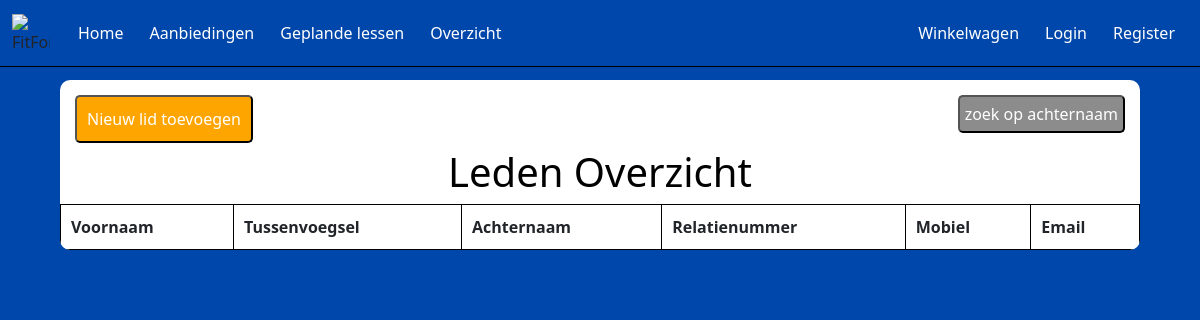
/LedenOverzicht/LedenOverzicht.php, run on an earlier commit of the app's database.
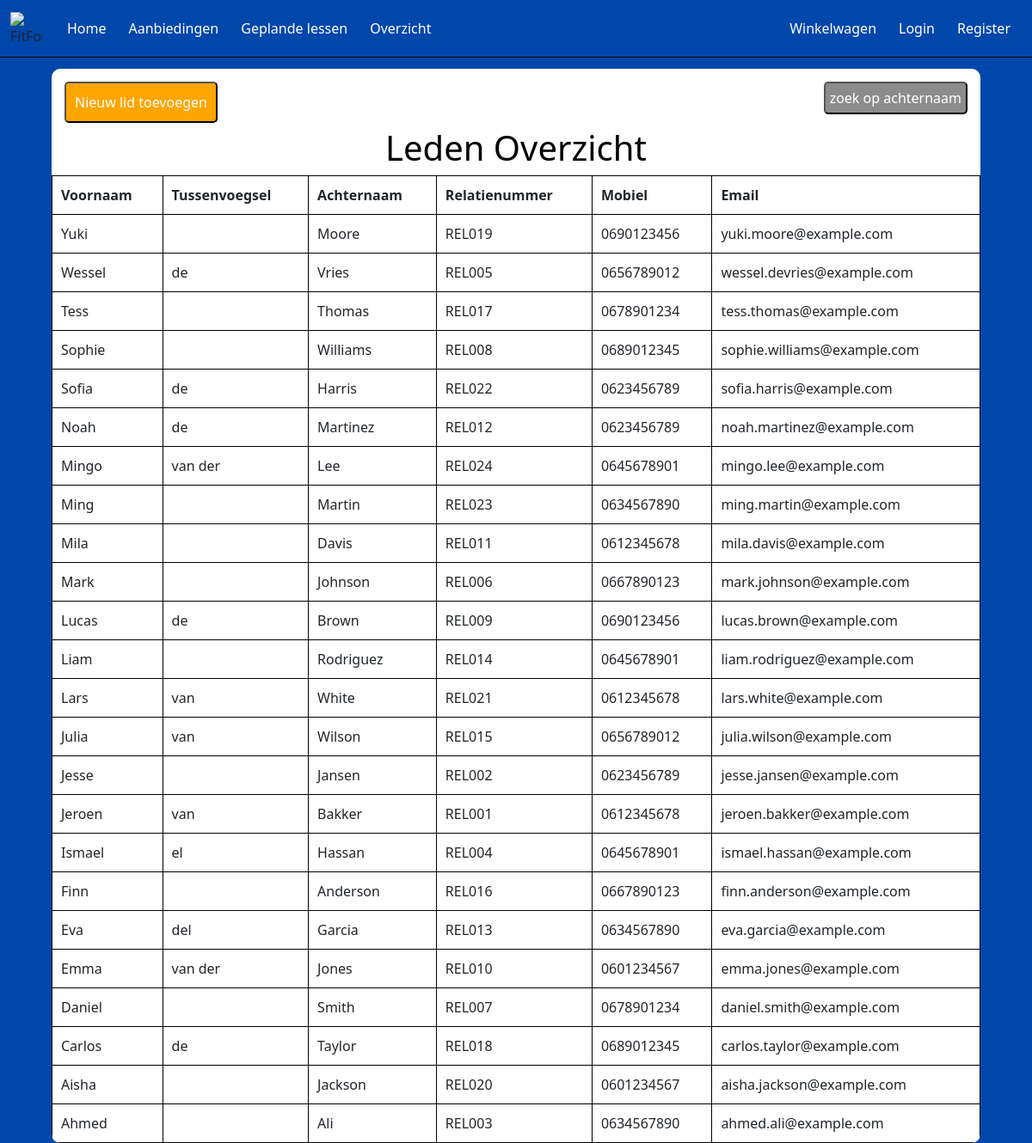
And on a later commit of the database.
### tables this page shows
CREATE TABLE LedenOverzicht
(
    Id               TINYINT(3)          UNSIGNED           NOT NULL   AUTO_INCREMENT,
    Voornaam         VARCHAR(150)                           NOT NULL,
    Tussenvoegsel    VARCHAR(50)                            NULL,
    Achternaam       VARCHAR(150)                           NOT NULL,
    Relatienummer    VARCHAR(50)                            NOT NULL,
    Mobiel           VARCHAR(180)                           NOT NULL,
    Email            VARCHAR(255)                           NOT NULL,
    IsActief         BIT                                    NOT NULL    DEFAULT 1,
    Opmerking        VARCHAR(255)                           NULL        DEFAULT NULL,
    DatumAangemaakt  DATETIME(6)                            NOT NULL,
    DatumGewijzigd   DATETIME(6)                            NOT NULL,
    CONSTRAINT       PK_LedenOverzicht_Id                   PRIMARY KEY CLUSTERED(Id)
);

### LedenOverzicht/LedenOverzicht.php (the view, shortened to what this page needs)
<?php
include('config.php');
$dsn = "mysql:host=$dbHost;dbname=$dbName;charset=UTF8";
$pdo = new PDO($dsn, $dbUser, $dbPass);
$sql = "SELECT  LDOZ.Voornaam,
                                        LDOZ.Tussenvoegsel,
                                        LDOZ.Achternaam,
                                        LDOZ.Relatienummer,
                                        LDOZ.Mobiel,
                                        LDOZ.Email
                                FROM ledenoverzicht AS LDOZ
                                ORDER BY LDOZ.Voornaam DESC";
$statement = $pdo->prepare($sql);
$statement->execute();
$result = $statement->fetchAll(PDO::FETCH_OBJ);
?>
<!DOCTYPE html>
<html lang="en">
<head>
  <link rel="stylesheet" href="style.css">
  <link href="https://cdn.jsdelivr.net/npm/bootstrap@5.3.3/dist/css/bootstrap.min.css" rel="stylesheet"
>
</head>
<body>
  <nav class="navbar navbar-expand-lg fixed-top">
    <div class="container-fluid">
      <img class="logo"
        src="https://www.burda-forward.de/files/images/03_Media/Brands/FitForFun/BF_Media_Brands_FitForFun_logo.png"
        alt="FitForFun Logo">
      <div class="collapse navbar-collapse" id="navbarNav">
        <ul class="navbar-nav me-auto">
          <li class="nav-item">
            <a class="nav-link" href="../Homepagina/index.php">Home</a>
          </li>
          <li class="nav-item">
            <a class="nav-link" href="../AanbiedingenPagina/aanbiedingen.php">Aanbiedingen</a>
          </li>
          <li class="nav-item">
            <a class="nav-link" href="../Geplande-lessen/index.php">Geplande lessen</a>
          </li>
          <li class="nav-item">
            <a class="nav-link" href="../AccountsOverzicht/login.php">Overzicht</a>
          </li>
        </ul>
        <ul class="navbar-nav">
          <li class="nav-item">
            <a class="nav-link" href="#"><i class="bi bi-cart"></i> Winkelwagen</a>
          </li>
          <li class="nav-item">
            <a class="nav-link" href="#">Login</a>
          </li>
          <li class="nav-item">
            <a class="nav-link" href="#">Register</a>
          </li>
        </ul>
      </div>
    </div>
  </nav>
  <div class="background">
  <button class="createbutton" onclick="window.location.href='create.php'">Nieuw lid toevoegen</button>
  <button class="searchbutton" onclick="toggleSearch()">zoek op achternaam</button>
    <h1>Leden Overzicht</h1>
    <table border="1">
      <tr>
        <th>Voornaam</th>
        <th>Tussenvoegsel</th>
        <th>Achternaam</th>
        <th>Relatienummer</th>
        <th>Mobiel</th>
        <th>Email</th>
      </tr>
      <?php foreach ($result as $row): ?>
        <tr>
          <td><?php echo htmlspecialchars($row->Voornaam); ?></td>
          <td><?php echo htmlspecialchars($row->Tussenvoegsel ?? ''); ?></td>
          <td><?php echo htmlspecialchars($row->Achternaam); ?></td>
          <td><?php echo htmlspecialchars($row->Relatienummer); ?></td>
          <td><?php echo htmlspecialchars($row->Mobiel); ?></td>
          <td><?php echo htmlspecialchars($row->Email); ?></td>
        </tr>
      <?php endforeach; ?>
    </table>
  </div>
</body>
</html>

### LedenOverzicht/style.css (style rules this page uses)
body { font-family: Arial, sans-serif; background-color: #0047AB !important; background-size: cover; background-position: center; padding-top: 80px; }
h1 { color: rgb(0, 0, 0) !important; text-align: center; }
.navbar { background-color: #0047AB; border-bottom: 1px solid black; }
.navbar .logo { width: 38px; height: 38px; margin-right: 15px; }
.nav-item { color: white; margin: 5px; }
.nav-link { color: white !important; }
.background { background: rgb(255, 255, 255); width: 90%; max-width: 1200px; margin: 0 auto; overflow-x: auto; border-radius: 10px; position: relative; }
table { width: 100%; border-collapse: separate; border-spacing: 0 15px; }
table th, table td { padding: 10px; border: 1px solid black; text-align: left; }
.createbutton { position: relative; top: 5px; left: 5px; background-color: #FFA500; color: white; padding: 10px 10px; border-radius: 5px; text-decoration: none; margin: 10px; }
.searchbutton { position: absolute; top: 5px; right: 5px; background-color: #8c8c8c; color: white; padding: 5px 5px; border-radius: 5px; text-decoration: none; margin: 10px; }

What changed in the data, as far as the page shows it:
added ledenoverzicht: Voornaam "Yuki", Achternaam "Moore", Relatienummer "REL019", Mobiel "0690123456", Email "yuki.moore@example.com"
added ledenoverzicht: Voornaam "Wessel", Tussenvoegsel "de", Achternaam "Vries", Relatienummer "REL005", Mobiel "0656789012", Email "wessel.devries@example.com"
added ledenoverzicht: Voornaam "Tess", Achternaam "Thomas", Relatienummer "REL017", Mobiel "0678901234", Email "tess.thomas@example.com"
added ledenoverzicht: Voornaam "Sophie", Achternaam "Williams", Relatienummer "REL008", Mobiel "0689012345", Email "sophie.williams@example.com"
added ledenoverzicht: Voornaam "Sofia", Tussenvoegsel "de", Achternaam "Harris", Relatienummer "REL022", Mobiel "0623456789", Email "sofia.harris@example.com"
added ledenoverzicht: Voornaam "Noah", Tussenvoegsel "de", Achternaam "Martinez", Relatienummer "REL012", Mobiel "0623456789", Email "noah.martinez@example.com"
added ledenoverzicht: Voornaam "Mingo", Tussenvoegsel "van der", Achternaam "Lee", Relatienummer "REL024", Mobiel "0645678901", Email "mingo.lee@example.com"
added ledenoverzicht: Voornaam "Ming", Achternaam "Martin", Relatienummer "REL023", Mobiel "0634567890", Email "ming.martin@example.com"
added ledenoverzicht: Voornaam "Mila", Achternaam "Davis", Relatienummer "REL011", Mobiel "0612345678", Email "mila.davis@example.com"
added ledenoverzicht: Voornaam "Mark", Achternaam "Johnson", Relatienummer "REL006", Mobiel "0667890123", Email "mark.johnson@example.com"
added ledenoverzicht: Voornaam "Lucas", Tussenvoegsel "de", Achternaam "Brown", Relatienummer "REL009", Mobiel "0690123456", Email "lucas.brown@example.com"
added ledenoverzicht: Voornaam "Liam", Achternaam "Rodriguez", Relatienummer "REL014", Mobiel "0645678901", Email "liam.rodriguez@example.com"
added ledenoverzicht: Voornaam "Lars", Tussenvoegsel "van", Achternaam "White", Relatienummer "REL021", Mobiel "0612345678", Email "lars.white@example.com"
added ledenoverzicht: Voornaam "Julia", Tussenvoegsel "van", Achternaam "Wilson", Relatienummer "REL015", Mobiel "0656789012", Email "julia.wilson@example.com"
added ledenoverzicht: Voornaam "Jesse", Achternaam "Jansen", Relatienummer "REL002", Mobiel "0623456789", Email "jesse.jansen@example.com"
added ledenoverzicht: Voornaam "Jeroen", Tussenvoegsel "van", Achternaam "Bakker", Relatienummer "REL001", Mobiel "0612345678", Email "jeroen.bakker@example.com"
added ledenoverzicht: Voornaam "Ismael", Tussenvoegsel "el", Achternaam "Hassan", Relatienummer "REL004", Mobiel "0645678901", Email "ismael.hassan@example.com"
added ledenoverzicht: Voornaam "Finn", Achternaam "Anderson", Relatienummer "REL016", Mobiel "0667890123", Email "finn.anderson@example.com"
added ledenoverzicht: Voornaam "Eva", Tussenvoegsel "del", Achternaam "Garcia", Relatienummer "REL013", Mobiel "0634567890", Email "eva.garcia@example.com"
added ledenoverzicht: Voornaam "Emma", Tussenvoegsel "van der", Achternaam "Jones", Relatienummer "REL010", Mobiel "0601234567", Email "emma.jones@example.com"
added ledenoverzicht: Voornaam "Daniel", Achternaam "Smith", Relatienummer "REL007", Mobiel "0678901234", Email "daniel.smith@example.com"
added ledenoverzicht: Voornaam "Carlos", Tussenvoegsel "de", Achternaam "Taylor", Relatienummer "REL018", Mobiel "0689012345", Email "carlos.taylor@example.com"
added ledenoverzicht: Voornaam "Aisha", Achternaam "Jackson", Relatienummer "REL020", Mobiel "0601234567", Email "aisha.jackson@example.com"
added ledenoverzicht: Voornaam "Ahmed", Achternaam "Ali", Relatienummer "REL003", Mobiel "0634567890", Email "ahmed.ali@example.com"
